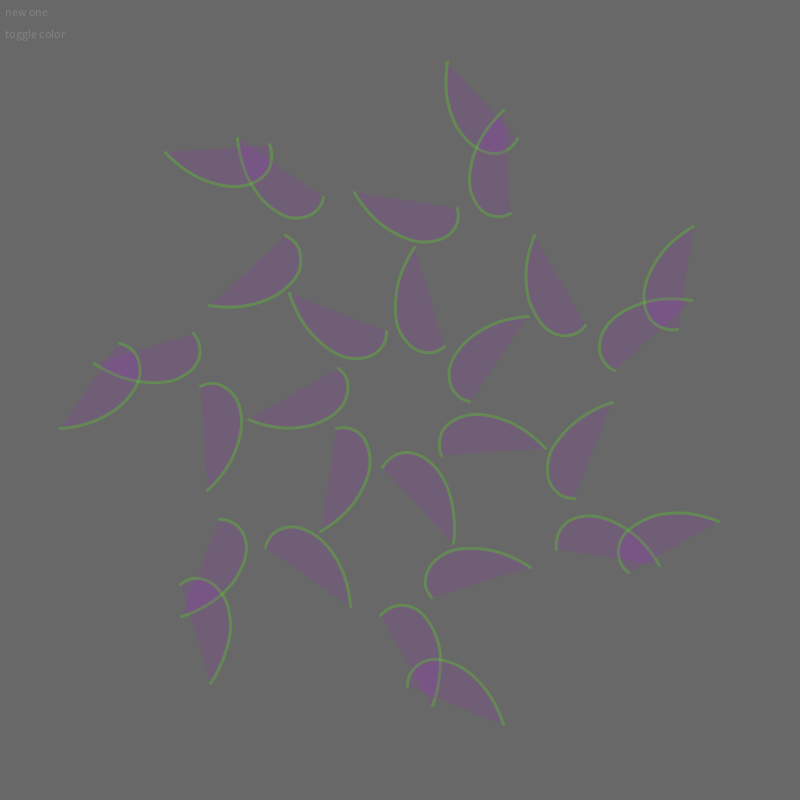
Frame 1 (no input)
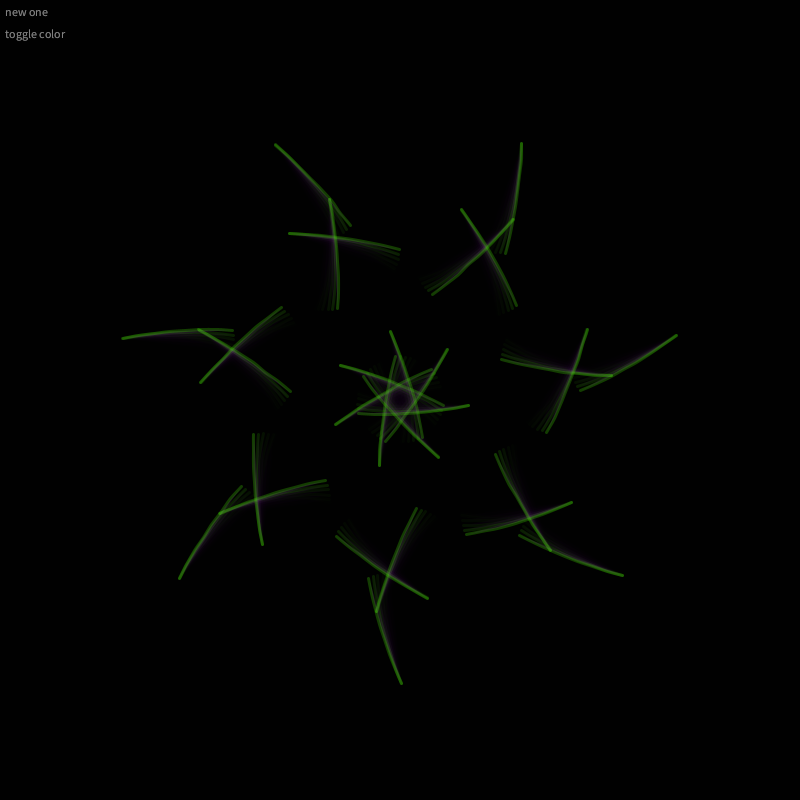
Frame 60 (the mouse pressed at the canvas centre just before this capture)
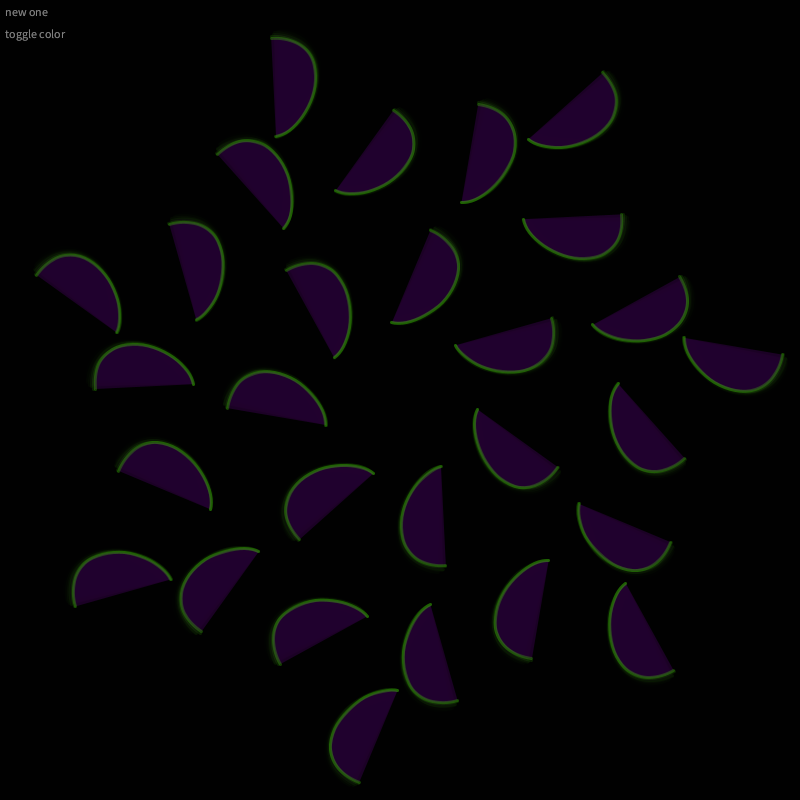
Frame 120 (the mouse held since frame 60 and released just before this capture)

The Processing sketch that drew these frames (run headless with seeded random() and noise(); from frame 60 on, the mouse is pressed at the canvas centre):

// Processing sketch: Kaleidoscope
// ── Kaleidoscope.pde
int m, n;
NoisePoint2D translate1, translate2;
Spiral spiral;
boolean usingColor = true;

void setup() 
{
  size(800, 800);
  smooth();
  colorMode(HSB);
  restart();
}

void restart()
{
  // try to number of elements (m*n) reasonable
  m = 10;    n = 10;
  while (m*n > 99 || m*n < 16) {
    m = (int) random(2, 10);
    n = (int) random(2, 10);
  }
  
  translate1 = new NoisePoint2D(new PVector(random(-300, 0), random(-300, 0)), 
                                new PVector(random(300), random(300)), 
                                random(0.0003));
  translate2 = new NoisePoint2D(new PVector(random(-300, 0), random(-300, 0)), 
                                new PVector(random(300), random(300)), 
                                random(0.0003));
  spiral = new Spiral();
}

void draw()
{
  fill(255);
  noStroke();
  text("new one", 5, 16);
  text("toggle color", 5, 38);

  PVector trans1 = translate1.next();
  PVector trans2 = translate2.next();

  pushStyle();
  fill(0, 125);
  rect(0, 0, width, height);
  popStyle();
  
  translate(width/2, height/2);
  for (int i = 0; i < m; i++)
  {
    pushMatrix();
    rotate(map(i, 0, m, 0, TWO_PI));
    translate(trans1.x, trans1.y);  
    for (int j = 0; j < n; j++)
    {
      pushMatrix();
      rotate(map(j, 0, n, 0, TWO_PI));
      translate(trans2.x, trans2.y);
      spiral.draw();
      popMatrix();
    }
    popMatrix();
  }  
}

void keyPressed() { 
  if (key==' ') restart();
  if (key=='c') usingColor = !usingColor;
}

void mousePressed() {
  if (mouseX < 50 && mouseY < 20) restart();
  if (mouseX < 75 && mouseY > 20 && mouseY < 40) usingColor = !usingColor;
}


// Draws a spiral around a single point
class Spiral
{
  NoisePoint2D margins;
  float h;
  float angleBoundary1 = 0, angleBoundary2 = 0, angleNoiseFactor;
  int n;

  Spiral() 
  {
    margins = new NoisePoint2D( new PVector(random(-350, 350), random(-350, 350)),   // minimum margin
                                new PVector(random(-350, 350), random(-350, 350)),   // maximum margin
                                random(0.001) );                                     // noiseFactor
    n = (int) random(6, 12);
    while (abs(angleBoundary1-angleBoundary2) < 12*PI) {
      angleBoundary1 = random(-24*PI, 24*PI);
      angleBoundary2 = random(-24*PI, 24*PI);
    }
    
    angleNoiseFactor = random(0.005);
    h = random(255);
  }

  void draw() 
  {    
    strokeWeight(3);
    if (usingColor) {
      fill(h, 255, 255, 25);
      stroke( (h + 127) % 255, 255, 255, 60);
    } else {
      fill(255, 15);
      stroke(120, 50);
    }
    
    PVector pmargins = margins.next();
    float maxAngle = lerp(angleBoundary1, angleBoundary2, noise(frameCount * angleNoiseFactor));

    pushMatrix();
    beginShape();
    for (int i = 0; i < n; i++) {
      float ang = map(i, 0, n, 0, maxAngle);
      float mx = map(i, 0, n, 0, pmargins.x);
      float my = map(i, 0, n, 0, pmargins.y);
      
      float x = mx * cos(ang);
      float y = my * sin(ang);
      curveVertex(x, y);
    }
    endShape();
    popMatrix();
  }
}


// this class models a single point moving in 2-d
// according to a noise() function with some margin
class NoisePoint2D
{
  PVector minpt, maxpt;
  float noiseFactor, noisex, noisey;

  NoisePoint2D(PVector minpt, PVector maxpt, float noiseFactor)
  {
    this.minpt = minpt;
    this.maxpt = maxpt;
    this.noiseFactor = noiseFactor;
    noisex = random(10);
    noisey = random(10);
  }

  PVector next()
  {
    noisex += noiseFactor;
    noisey += noiseFactor;
    return new PVector( map(noise(noisex), 0, 1, minpt.x, maxpt.x), 
    map(noise(noisey), 0, 1, minpt.y, maxpt.y) );
  }
}
